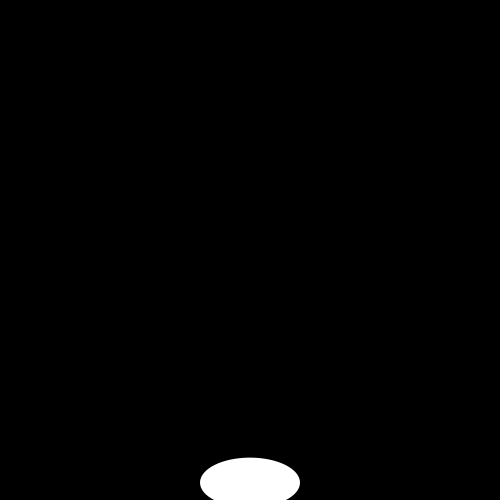
Frame 1 (no input)
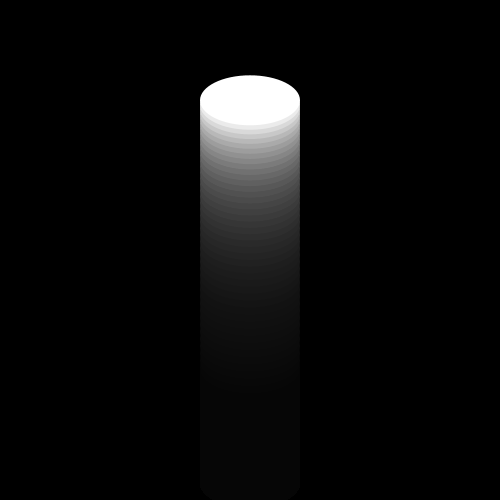
Frame 60 (the mouse pressed at the canvas centre just before this capture)
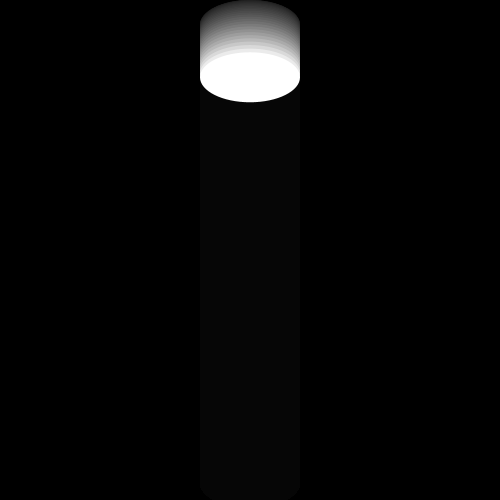
Frame 120 (the mouse held since frame 60 and released just before this capture)

The Processing sketch that drew these frames (run headless with seeded random() and noise(); from frame 60 on, the mouse is pressed at the canvas centre):

// Processing sketch: processing_135421
// ── processing_135421.pde

void setup() {
  size(500, 500);
  background(0);
}

float y = 50;
float s = 0.02;
float w = -225.;

void draw() {
  noStroke();
  fill(0, 20);
  rect(0, 0, width, height);
  translate(0, 250);
  float yy = map(sin(y), 1., -1., w, 500.);
  fill(255);
  ellipse(250, yy, 100, 50);
  if (yy > 250.) {
    y = 50.;
  }
  y = y+s;
}
